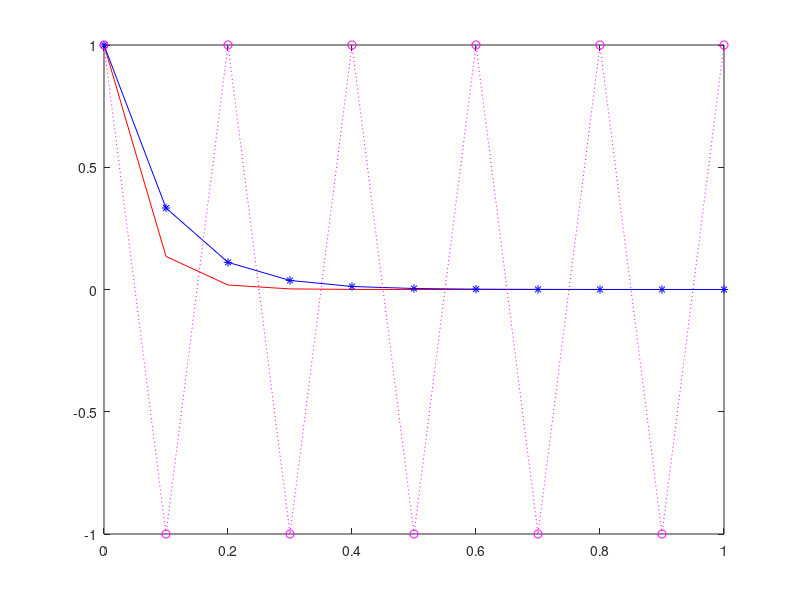

Write MATLAB code to recreate this figure.

lambda = -20;
Tmax=1;
h=0.1;
N=Tmax/h;


% ODE: y' = lambda y, y(0)=1

%% Implicit Euler 

BE=zeros(N+1,1);
BE(1)=1;

for i=1:N

    BE(i+1)=BE(i)/(1-h*lambda);

end

%% Explicit Euler

FE=zeros(N+1,1);
FE(1)=1;

for i=1:N

    FE(i+1)=FE(i)*(1+h*lambda);

end


%% Plot the results

x=linspace(0,Tmax,N+1);
u_exact=exp(lambda*x);
plot(x,u_exact,'r-',...
    x,BE,'*-b',...
    x,FE,'o:m');